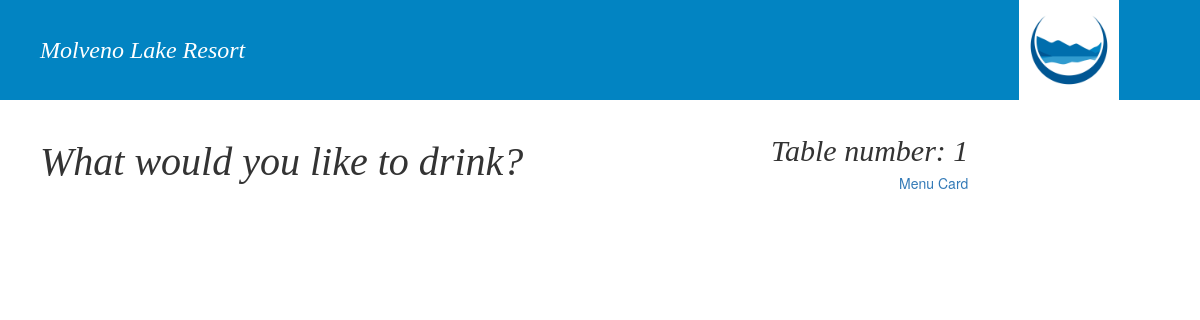
Page /entry/1/ on the earlier database version.
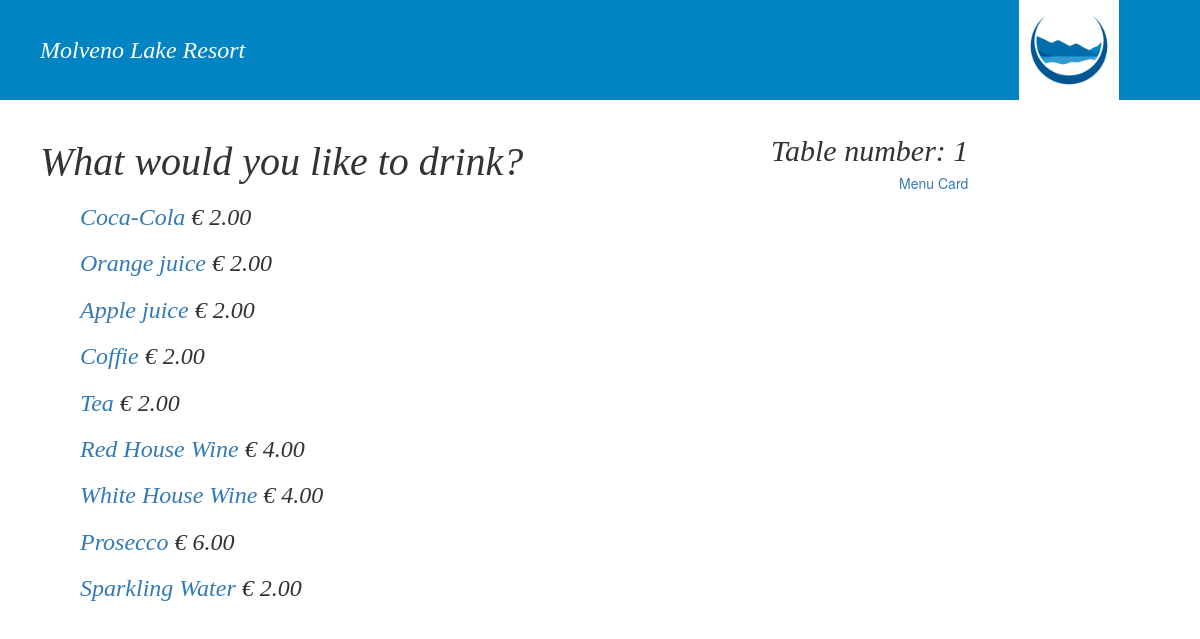
Same page on the later database version.
### restaurant/models.py (models this page shows, shortened)
class MenuItemAddition(models.Model):
    menu_card = models.ForeignKey(MenuCard, on_delete=models.CASCADE)
    menu_item = models.ForeignKey(MenuItem, on_delete=models.PROTECT)
    selling_price = models.DecimalField(max_digits=5, decimal_places=2, default=0)
    class Meta:
        verbose_name = 'Menu Item'
        verbose_name_plural = 'Menu items'

class MenuItem(models.Model):
    name = models.CharField(max_length=128)
    description = models.CharField(max_length=2000, blank = True)
    menu_item_type = models.ForeignKey('MenuItemType',
                                       on_delete=models.PROTECT)
    course_type = models.ForeignKey('CourseType',
                                    on_delete=models.PROTECT)
    recipe = models.TextField(blank = True)
    def _get_uplift(self):
        if self.course_type.course_type == 'Drink':
            value = 1.90
        else:
            value = 1.65
        return value
    uplift = property(_get_uplift)
    def _get_suggested_selling_price(self):
        r = 0
        allingredients = Ingredient.objects.filter(
            menu_item__in=MenuItem.objects.filter(name=self.name))
        for item in allingredients:
            if item.unit == 'KG' or item.unit == 'L' or item.unit == 'PCS':
                r += ((item.ingredient.price / item.ingredient.container_amount) * item.amount)
            if item.unit == 'G' or item.unit == 'ML':
                r += ((item.ingredient.price / item.ingredient.container_amount) * item.amount/1000)
            else:
                r += ((item.ingredient.price / item.ingredient.container_amount) * item.amount/1000000)
        return round(Decimal((float(r)*self.uplift)), 2)
    suggested_selling_price = property(_get_suggested_selling_price)

### restaurant/views.py (the view)
# urls.py: path('entry/<int:table_id>/', views.DrinksList.as_view(), name="entry"),
class DrinksList(TemplateView):
    template_name = "restaurant/entry.html"
    def get_drinks_query(self):
        drinks_list = MenuItemAddition.objects.filter(menu_item__menu_item_type=4)
        return drinks_list
    def get_table_id(self, **kwargs):
        table_id = self.kwargs['table_id']
        return table_id
    def get_context_data(self, **kwargs):
        context = super().get_context_data(**kwargs)
        context['drinks_list'] = self.get_drinks_query()
        self.request.session['table_id'] = self.get_table_id()
        return context

### restaurant/templates/restaurant/entry.html
{% extends 'restaurant/base.html' %}
{% block content %}
<div class="text-right">
  <div class="molvenobrush text-medium"> Table number: {{table_id}}</div>
  <a href="{% url 'restaurant:menucard' table_id %}" style="padding-left:1.5em">Menu Card</a>
</div>
  <h1 class="molvenobrush">What would you like to drink?</h1>
<ul>
  {%for drink in drinks_list%}
    <li class="no-bullets">
        <h3 class="molvenobrush">
          <a href="{% url 'restaurant:menu_item' drink.menu_item.id %}">{{drink.menu_item.name}}</a>
          <span> € {{drink.selling_price}}</span>
        </h3>
    </li>
  {% endfor %}
</ul>
</div>
{% endblock %}

### restaurant/templates/restaurant/base.html (shortened to what this page needs)
{% load static %}
<!DOCTYPE html>
<html>
<head>
  <link rel="stylesheet" href="//maxcdn.bootstrapcdn.com/bootstrap/3.3.7/css/bootstrap.min.css">
  <link rel="stylesheet" href="//maxcdn.bootstrapcdn.com/bootstrap/3.3.7/css/bootstrap-theme.min.css">
  <link rel="stylesheet" type="text/css" href="{% static 'restaurant/style/base.css' %}">
</head>
<body>
  <div id="header">
    <div class="col-md-10 no-padding" id="header-left">
      <div class='molvenobrush'>Molveno Lake Resort</div>
    </div>
    <div class="col-md-2 no-padding" id="header-right">
      <img class='logo-img' img src="/static/restaurant/images/Logo.jpg" alt="logo" />
    </div>
  </div>
  <div class="main-content">
    <div class="row">
      <div class="col-md-10 no-padding">
        <p id="menu-card">
          {% block content %}
          {% endblock %}
      </div>
      <div class="col-md-2 no-padding">
      </div>
      </div>

### restaurant/static/restaurant/style/base.css (style rules this page uses)
.main-content { padding-top: 20px; padding-left: 40px; padding-right: 40px; padding-bottom: 20px; }
#header { padding-left: 25px; background-color: #0284C2; display: flex; align-items: center; }
#header-left { font-size: 24px; color:white; }
#header-right { font-size: 14px; color:white; }
.logo-img { float: left; width: 100px; height: 100px; }
.molvenobrush { font-family: "Brush Script MT", cursive; font-style: italic; font-variant: normal; font-weight: 400; }
h1 { font-family: "Brush Script MT", cursive; font-style: italic; font-variant: normal; font-weight: 400; }
h1.molvenobrush, .text-big { font-size: 40px; }
h2.molvenobrush, .text-medium { font-size: 30px; }
h3.molvenobrush, .text-small { font-size: 24px; }
li.no-bullets { list-style: none; }
.text-right { float: right; }

Differences in the rows shown:
added MenuItemAddition: menu_item.name "Coca-Cola", selling_price "2.00"
added MenuItemAddition: menu_item.name "Orange juice", selling_price "2.00"
added MenuItemAddition: menu_item.name "Apple juice", selling_price "2.00"
added MenuItemAddition: menu_item.name "Coffie", selling_price "2.00"
added MenuItemAddition: menu_item.name "Tea", selling_price "2.00"
added MenuItemAddition: menu_item.name "Red House Wine", selling_price "4.00"
added MenuItemAddition: menu_item.name "White House Wine", selling_price "4.00"
added MenuItemAddition: menu_item.name "Prosecco", selling_price "6.00"
added MenuItemAddition: menu_item.name "Sparkling Water", selling_price "2.00"
